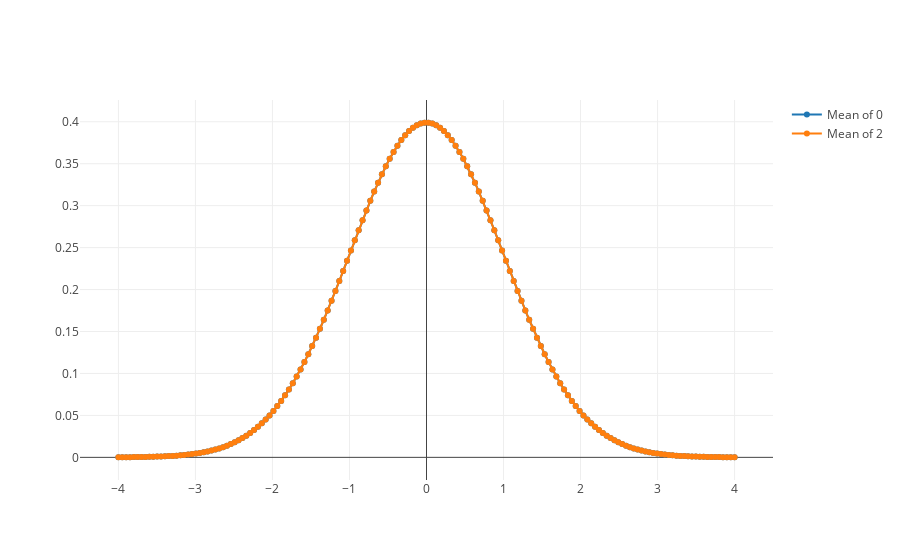

Source (notebook cell):
### Code cell
data1 = np.random.normal(0, 1, size=50)
data2 = np.random.normal(0, 1, size=50)


x = np.linspace(-4, 4, 160)
y1 = scipy.stats.norm.pdf(x)
y2 = scipy.stats.norm.pdf(x)

trace1 = go.Scatter(
    x = x,
    y = y1,
    mode = 'lines+markers',
    name='Mean of 0'
)

trace2 = go.Scatter(
    x = x,
    y = y2,
    mode = 'lines+markers',
    name='Mean of 2'
)

data = [trace1, trace2]

offline.iplot(data, filename='normal-dists-plot')

### Figure 1 — Plotly figure (JSON) as saved in the notebook; plotly's stock layout.template omitted (floating-point values rounded to 4 significant figures; data arrays with more than 128 entries replaced by an {"elided": "..."} marker saying what was removed)
{"data": [{"mode": "lines+markers", "name": "Mean of 0", "type": "scatter", "uid": "eb6babd8-d6e4-4ed3-b064-c86924a2a05c", "x": {"elided": "160 float values"}, "y": {"elided": "160 float values"}}, {"mode": "lines+markers", "name": "Mean of 2", "type": "scatter", "uid": "1d927b75-7b07-4bd1-9a1f-15b596c88fd4", "x": {"elided": "160 float values"}, "y": {"elided": "160 float values"}}], "layout": {}}
